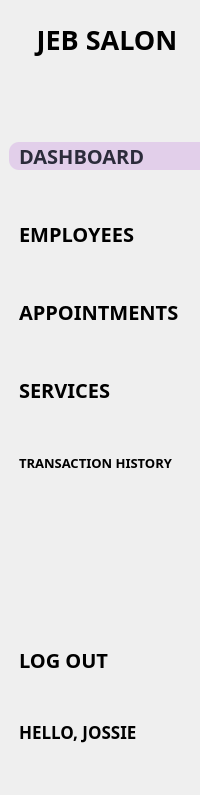
     <widget class="QWidget" name="side_bar" native="true">
      <property name="styleSheet">
       <string notr="true">QLabel{
	padding-left: 5px;

}

QPushButton{
	text-align: left;
	padding-left: 10px;
	padding-right: 10px;
	border-top-left-radius: 10px;
	border-bottom-left-radius: 10px
}

QPushButton:checked{
	background-color: #E2CFEA;
	color: #2C2C3B;
}</string>
      </property>
      <layout class="QVBoxLayout" name="verticalLayout_15">
       <property name="leftMargin">
        <number>9</number>
       </property>
       <property name="rightMargin">
        <number>0</number>
       </property>
       <item>
        <layout class="QVBoxLayout" name="verticalLayout_12">
         <property name="topMargin">
          <number>10</number>
         </property>
         <item>
          <widget class="QLabel" name="label_4">
           <property name="font">
            <font>
             <family>JetBrains Mono</family>
             <pointsize>20</pointsize>
             <bold>true</bold>
            </font>
           </property>
           <property name="text">
            <string>JEB SALON</string>
           </property>
           <property name="alignment">
            <set>Qt::AlignCenter</set>
           </property>
          </widget>
         </item>
         <item>
          <spacer name="verticalSpacer_14">
           <property name="orientation">
            <enum>Qt::Vertical</enum>
           </property>
           <property name="sizeType">
            <enum>QSizePolicy::Expanding</enum>
           </property>
           <property name="sizeHint" stdset="0">
            <size>
             <width>20</width>
             <height>78</height>
            </size>
           </property>
          </spacer>
         </item>
        </layout>
       </item>
       <item>
        <layout class="QVBoxLayout" name="verticalLayout_13">
         <property name="spacing">
          <number>50</number>
         </property>
         <item>
          <widget class="QPushButton" name="dashboard_button">
           <property name="font">
            <font>
             <family>JetBrains Mono</family>
             <pointsize>15</pointsize>
             <bold>true</bold>
            </font>
           </property>
           <property name="cursor">
            <cursorShape>PointingHandCursor</cursorShape>
           </property>
           <property name="styleSheet">
            <string notr="true"/>
           </property>
           <property name="text">
            <string>DASHBOARD</string>
           </property>
           <property name="icon">
            <iconset resource="../static/icons/resourcs.qrc">
             <normaloff>:/dashboard_light.svg</normaloff>
             <normalon>:/dashboard_dark.svg</normalon>:/dashboard_light.svg</iconset>
           </property>
           <property name="iconSize">
            <size>
             <width>30</width>
             <height>30</height>
            </size>
           </property>
           <property name="checkable">
            <bool>true</bool>
           </property>
           <property name="checked">
            <bool>true</bool>
           </property>
           <property name="autoExclusive">
            <bool>true</bool>
           </property>
          </widget>
         </item>
         <item>
          <widget class="QPushButton" name="employees_button">
           <property name="font">
            <font>
             <family>JetBrains Mono</family>
             <pointsize>15</pointsize>
             <bold>true</bold>
            </font>
           </property>
           <property name="cursor">
            <cursorShape>PointingHandCursor</cursorShape>
           </property>
           <property name="text">
            <string>EMPLOYEES</string>
           </property>
           <property name="icon">
            <iconset resource="../static/icons/resourcs.qrc">
             <normaloff>:/employees_light.svg</normaloff>
             <normalon>:/employees_dark.svg</normalon>:/employees_light.svg</iconset>
           </property>
           <property name="iconSize">
            <size>
             <width>30</width>
             <height>30</height>
            </size>
           </property>
           <property name="checkable">
            <bool>true</bool>
           </property>
           <property name="autoExclusive">
            <bool>true</bool>
           </property>
          </widget>
         </item>
         <item>
          <widget class="QPushButton" name="customers_button">
           <property name="font">
            <font>
             <family>JetBrains Mono</family>
             <pointsize>15</pointsize>
             <bold>true</bold>
            </font>
           </property>
           <property name="cursor">
            <cursorShape>PointingHandCursor</cursorShape>
           </property>
           <property name="text">
            <string>APPOINTMENTS</string>
           </property>
           <property name="icon">
            <iconset resource="../static/icons/resourcs.qrc">
             <normaloff>:/customers_light.svg</normaloff>
             <normalon>:/customers_dark.svg</normalon>:/customers_light.svg</iconset>
           </property>
           <property name="iconSize">
            <size>
             <width>30</width>
             <height>30</height>
            </size>
           </property>
           <property name="checkable">
            <bool>true</bool>
           </property>
           <property name="autoExclusive">
            <bool>true</bool>
           </property>
          </widget>
         </item>
         <item>
          <widget class="QPushButton" name="services_button">
           <property name="font">
            <font>
             <family>JetBrains Mono</family>
             <pointsize>15</pointsize>
             <bold>true</bold>
            </font>
           </property>
           <property name="cursor">
            <cursorShape>PointingHandCursor</cursorShape>
           </property>
           <property name="text">
            <string>SERVICES</string>
           </property>
           <property name="icon">
            <iconset resource="../static/icons/resourcs.qrc">
             <normaloff>:/services_light.svg</normaloff>
             <normalon>:/services_dark.svg</normalon>:/services_light.svg</iconset>
           </property>
           <property name="iconSize">
            <size>
             <width>30</width>
             <height>30</height>
            </size>
           </property>
           <property name="checkable">
            <bool>true</bool>
           </property>
           <property name="autoExclusive">
            <bool>true</bool>
           </property>
          </widget>
         </item>
         <item>
          <widget class="QPushButton" name="transac_history_button">
           <property name="font">
            <font>
             <family>JetBrains Mono</family>
             <pointsize>10</pointsize>
             <bold>true</bold>
            </font>
           </property>
           <property name="cursor">
            <cursorShape>PointingHandCursor</cursorShape>
           </property>
           <property name="text">
            <string>TRANSACTION HISTORY</string>
           </property>
           <property name="icon">
            <iconset resource="../static/icons/resourcs.qrc">
             <normaloff>:/receipt_light.svg</normaloff>
             <normalon>:/receipt_dark.svg</normalon>:/receipt_light.svg</iconset>
           </property>
           <property name="iconSize">
            <size>
             <width>30</width>
             <height>30</height>
            </size>
           </property>
           <property name="checkable">
            <bool>true</bool>
           </property>
           <property name="autoExclusive">
            <bool>true</bool>
           </property>
          </widget>
         </item>
        </layout>
       </item>
       <item>
        <layout class="QVBoxLayout" name="verticalLayout_14">
         <item>
          <spacer name="verticalSpacer_15">
           <property name="orientation">
            <enum>Qt::Vertical</enum>
           </property>
           <property name="sizeHint" stdset="0">
            <size>
             <width>20</width>
             <height>168</height>
            </size>
           </property>
          </spacer>
         </item>
         <item>
          <widget class="QPushButton" name="logout_btn">
           <property name="font">
            <font>
             <family>JetBrains Mono</family>
             <pointsize>15</pointsize>
             <bold>true</bold>
            </font>
           </property>
           <property name="cursor">
            <cursorShape>PointingHandCursor</cursorShape>
           </property>
           <property name="text">
            <string>LOG OUT</string>
           </property>
           <property name="icon">
            <iconset resource="../static/icons/resourcs.qrc">
             <normaloff>:/sign_out_light.svg</normaloff>:/sign_out_light.svg</iconset>
           </property>
           <property name="iconSize">
            <size>
             <width>30</width>
             <height>30</height>
            </size>
           </property>
          </widget>
         </item>
         <item>
          <spacer name="verticalSpacer_3">
           <property name="orientation">
            <enum>Qt::Vertical</enum>
           </property>
           <property name="sizeHint" stdset="0">
            <size>
             <width>20</width>
             <height>40</height>
            </size>
           </property>
          </spacer>
         </item>
         <item>
          <widget class="QPushButton" name="profile_button">
           <property name="font">
            <font>
             <family>JetBrains Mono</family>
             <pointsize>13</pointsize>
             <bold>true</bold>
            </font>
           </property>
           <property name="cursor">
            <cursorShape>ArrowCursor</cursorShape>
           </property>
           <property name="text">
            <string>HELLO, JOSSIE</string>
           </property>
           <property name="icon">
            <iconset resource="../static/icons/resourcs.qrc">
             <normaloff>:/admin_light.svg</normaloff>
             <normalon>:/admin_dark.svg</normalon>:/admin_light.svg</iconset>
           </property>
           <property name="iconSize">
            <size>
             <width>40</width>
             <height>40</height>
            </size>
           </property>
           <property name="checkable">
            <bool>false</bool>
           </property>
           <property name="checked">
            <bool>false</bool>
           </property>
           <property name="autoExclusive">
            <bool>true</bool>
           </property>
          </widget>
         </item>
         <item>
          <spacer name="verticalSpacer_16">
           <property name="orientation">
            <enum>Qt::Vertical</enum>
           </property>
           <property name="sizeHint" stdset="0">
            <size>
             <width>20</width>
             <height>40</height>
            </size>
           </property>
          </spacer>
         </item>
        </layout>
       </item>
      </layout>
     </widget>
